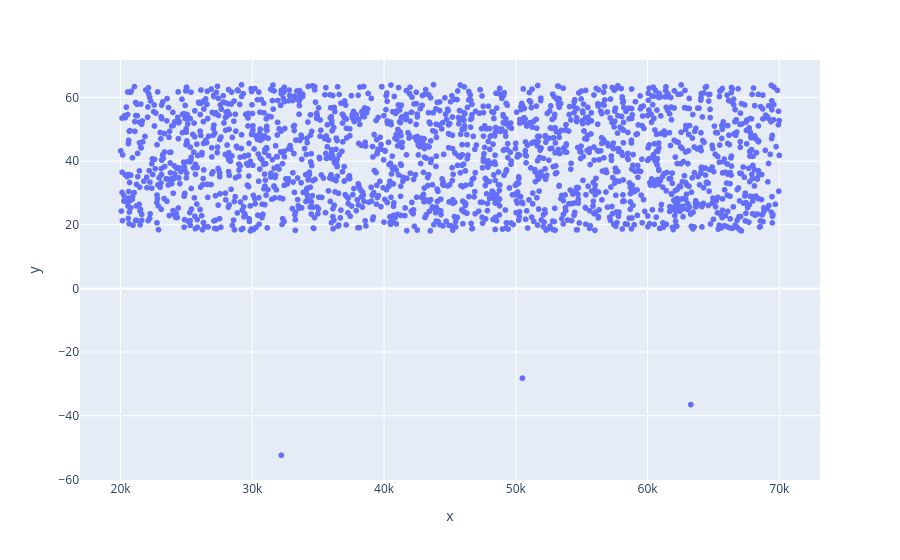

The notebook cell this image was saved under:
### Markdown cell above
## Gráfico de dispersão

### Code cell
# Income x age
grafico = px.scatter(x = base_credit['income'], y = base_credit['age'])
grafico.show()

### Figure 1 — Plotly figure (JSON) as saved in the notebook; plotly's stock layout.template omitted (floating-point values rounded to 4 significant figures; data arrays with more than 128 entries replaced by an {"elided": "..."} marker saying what was removed)
{"data": [{"hovertemplate": "x=%{x}<br>y=%{y}<extra></extra>", "legendgroup": "", "marker": {"color": "#636efa", "symbol": "circle"}, "mode": "markers", "name": "", "showlegend": false, "type": "scattergl", "x": {"elided": "1997 float values"}, "xaxis": "x", "y": {"elided": "1997 float values"}, "yaxis": "y"}], "layout": {"legend": {"tracegroupgap": 0}, "margin": {"t": 60}, "xaxis": {"anchor": "y", "domain": [0, 1], "title": {"text": "x"}}, "yaxis": {"anchor": "x", "domain": [0, 1], "title": {"text": "y"}}}}
